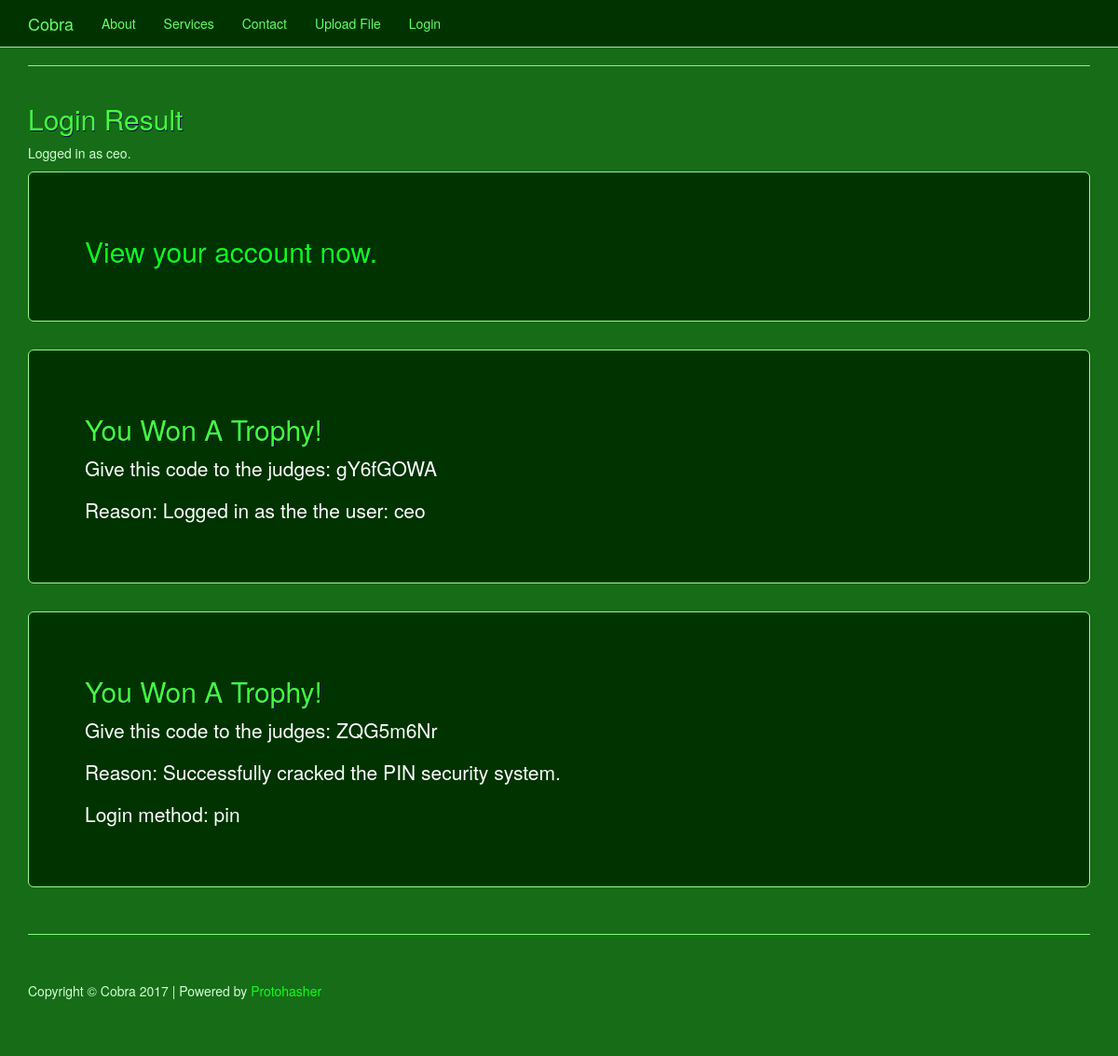
/loginPost.php?hashed_pin=33516, run on an earlier commit of the app's database.
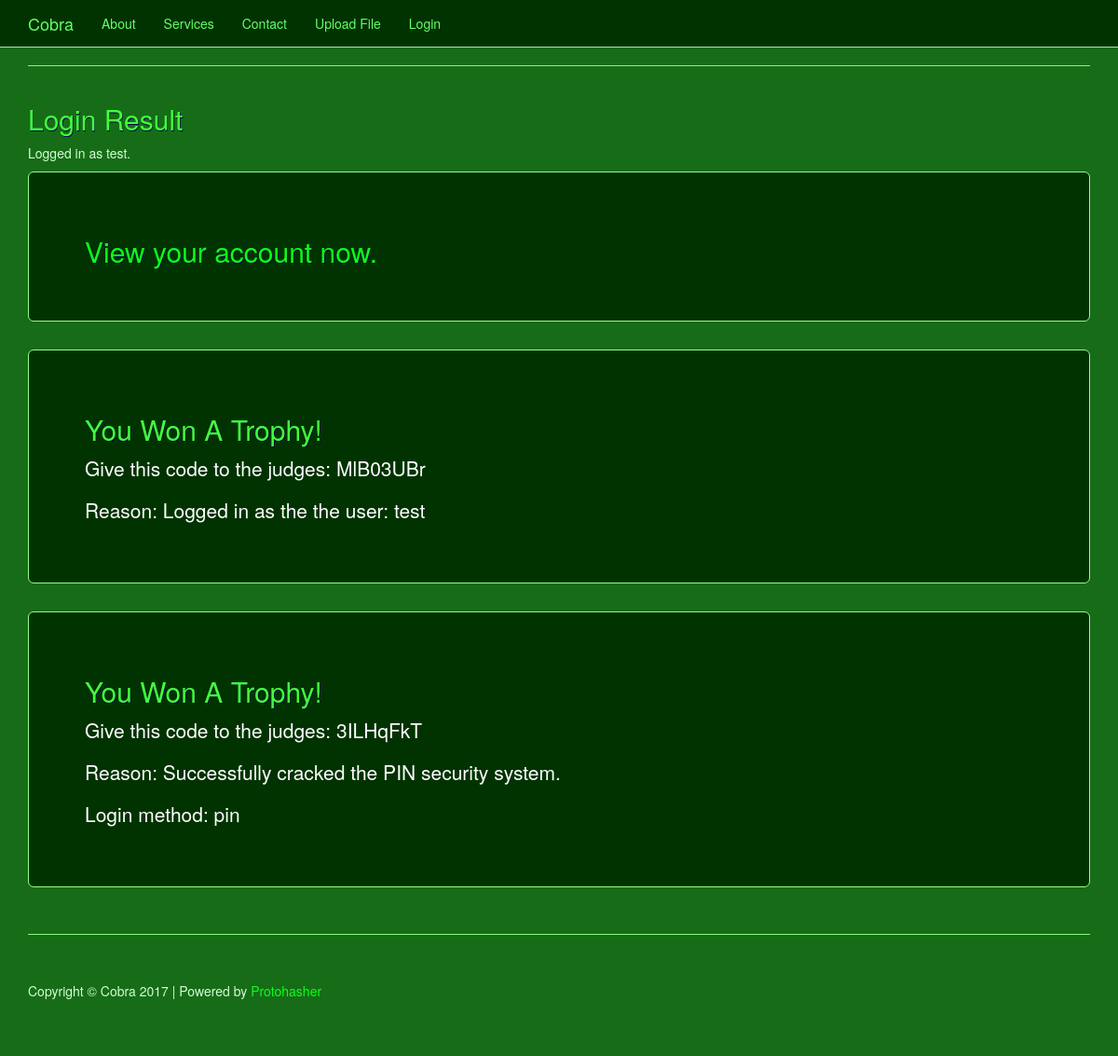
And on a later commit of the database.
### tables this page shows
CREATE TABLE `user` (
  `userID` int(11) NOT NULL AUTO_INCREMENT,
  `username` varchar(255) DEFAULT NULL,
  `password` varchar(255) DEFAULT NULL,
  `pin` int(4) DEFAULT NULL,
  `hashed_pin` int(5) DEFAULT NULL,
  `trophyCode` varchar(255) DEFAULT NULL,
  `pin_crack_trophy` varchar(255) DEFAULT NULL,
  `password_crack_trophy` varchar(255) DEFAULT NULL,
  `dateCreated` datetime DEFAULT NULL,
  `dateModified` timestamp NULL DEFAULT NULL ON UPDATE CURRENT_TIMESTAMP,
  PRIMARY KEY (`userID`),
  UNIQUE KEY `userID` (`userID`) USING BTREE
);

### settings.php (called while the page is built, shortened)
<?php
	$team = "cobra";
	$settings = array(
		'cobra' => array(),
		'motherbrain' => array(),
		'redfalcon' => array(),
		'footclan' => array(),
		'decepticons' => array()
	);
	$settings['cobra']['companyName'] = "Cobra";
	$settings['cobra']['companyBodyClass'] = "cobra";
	$settings['cobra']['ceoEmail'] = "admin@cobra.com";
	$settings['motherbrain']['companyName'] = "Motherbrain";
	$settings['motherbrain']['companyBodyClass'] = "motherbrain";
	$settings['motherbrain']['ceoEmail'] = "admin@motherbrain.com";
	$settings['redfalcon']['companyName'] = "Red Falcon";
	$settings['redfalcon']['companyBodyClass'] = "redfalcon";
	$settings['redfalcon']['ceoEmail'] = "admin@redfalcon.com";
	$settings['footclan']['companyName'] = "Foot Clan";
	$settings['footclan']['companyBodyClass'] = "footclan";
	$settings['footclan']['ceoEmail'] = "admin@footclan.com";
	$settings['decepticons']['companyName'] = "Decepticons";
	$settings['decepticons']['companyBodyClass'] = "decepticons";
	$settings['decepticons']['ceoEmail'] = "admin@decepticons.com";
	$companyName = $settings[$team]['companyName'];
	$companyBodyClass = $settings[$team]['companyBodyClass'];
 ?>

### com/capstone/model/userManager.php (called while the page is built, shortened)
<?php
require dirname(__FILE__) . '/../settings/settings.php';
$settings = new SettingsManager();
class UserManager {
	public function loginUser($username ="", $password ="", $hashed_pin ="") {
		global $settings;
		$conn = new mysqli($settings->get('db_servername'), $settings->get('db_username'), $settings->get('db_password'), $settings->get('db_name'));
		$sql = "SELECT userID, username, password, trophyCode, pin_crack_trophy, password_crack_trophy FROM user";
		if( !empty($hashed_pin) )
		{
			$sql = $sql . " WHERE hashed_pin = '" . $hashed_pin . "'";
		}
		else
		{
			$sql = $sql . " WHERE username = '" . $username . "'";
			$sql = $sql . " AND password = '" . $password . "'";
		}
		$conn->multi_query($sql);
		$result = mysqli_store_result($conn);
		return $result;
	}
}

### public/loginPost.php (the view, shortened to what this page needs)
<?php
	require dirname(__FILE__) . '/../com/capstone/model/userManager.php';
	$userManager = new UserManager();
	$username = "";
	$password = "";
	$hashed_pin = "";
	$login_method = "";
	if(isset($_GET["hashed_pin"]))
	{
		$hashed_pin = $_GET["hashed_pin"];
		$login_method = "pin";
	}
	else
	{
		$login_method = "password";
	}
	$user = $userManager->loginUser($username, $password, $hashed_pin);
	include "includes/header.php";
?>
<hr>
<div class="row">
	<div class="col-sm-12">
		<h2>Login Result</h2>
		<?php
			if( $row = $user->fetch_assoc() )
			{
				$username = $row["username"];
				echo '<p>Logged in as ' . $row["username"] . '.</p>';
				echo '
					<div class="jumbotron">
						<h2><a href="account.php">View your account now.</a></h2>
					</div>
					<div class="jumbotron">
						<h2>You Won A Trophy!</h2>
						<p>Give this code to the judges: ' . $row["trophyCode"] . '</p>
						<p>Reason: Logged in as the the user: ' . $username . '</p>
					</div>
				';
				if( $login_method == "pin" )
				{
					echo '
						<div class="jumbotron">
							<h2>You Won A Trophy!</h2>
							<p>Give this code to the judges: ' . $row["pin_crack_trophy"] . '</p>
							<p>Reason: Successfully cracked the PIN security system.</p>
							<p>Login method: ' . $login_method . '</p>
						</div>
					';
				}
			}
			else
			{
				echo '
					<p>Login failed! Maybe your login details were not correct. <a href="login.php">Try again.</a></p>
				';
			}
		?>
	</div>
</div>
<?php include "includes/footer.php"; ?>

### public/includes/header.php (shortened to what this page needs)
<?php include "../settings.php"; ?>
<!DOCTYPE html>
<html lang="en">
<head>
	<link href="./css/bootstrap.min.css" rel="stylesheet">
	<link href="./css/business-frontpage.css" rel="stylesheet">
</head>
<body id="<?php echo $companyBodyClass ?>">
	<nav class="navbar navbar-inverse navbar-fixed-top" role="navigation">
		<div class="container">
			<div class="navbar-header">
				<a class="navbar-brand" href="."><?php echo $companyName ?></a>
			</div>
			<div class="collapse navbar-collapse" id="bs-example-navbar-collapse-1">
				<ul class="nav navbar-nav">
					<li>
						<a href="about.php">About</a>
					</li>
					<li>
						<a href="services.php">Services</a>
					</li>
					<li>
						<a href="contact.php">Contact</a>
					</li>
					<li>
						<a href="upload.php">Upload File</a>
					</li>
					<?php
						if(isset($_SESSION["logged_in"]) && $_SESSION["logged_in"] == true)
						{
							echo '<li><a href="account.php">Account</a></li>';
							$username = $_SESSION["username"];
							echo '<li><a href="logout.php">Log out</a></li>';
						}
						else
						{
							echo '<li><a href="login.php">Login</a></li>';
						}
					?>
				</ul>
			</div>
		</div>
	</nav>
	<div class="container">

### public/includes/footer.php
	</div>
	<div class="container">
		<hr>
		<footer>
			<div class="row">
				<div class="col-lg-12">
					<p>Copyright &copy; <?php echo $companyName ?> 2017 | Powered by <a href="./protohasher/">Protohasher</a></p>
				</div>
			</div>
		</footer>
	</div>
</body>
</html>

### public/css/business-frontpage.css (style rules this page uses)
body { padding-top: 50px; }
footer { margin: 50px 0; }
#cobra { background-color: rgb(23, 108, 24); color: #d2ffd3; }
#cobra .navbar { background-color: #013300; border-color: #a2eaa0; }
#cobra .navbar-brand, #cobra .navbar-nav>li>a { color: #63ff67; }
#cobra hr { border-color: #7ffc7a; }
#cobra h1, #cobra h2 { color: #44ff3d; text-shadow: 0.02em 0.02em 0.01em #000548; }
#cobra a, #cobra span.gc-cs-link { color: #0dff1b; }
#cobra .well, #cobra .form-control, #cobra .jumbotron { background-color: #013300; border: 1px solid #90ff85; color: #fff; }

What changed in the data, as far as the page shows it:
no longer on this page (row edited): user: username "ceo", trophyCode "gY6fGOWA", pin_crack_trophy "ZQG5m6Nr"
now on this page (row edited): user: username "test", trophyCode "MlB03UBr", pin_crack_trophy "3ILHqFkT"
